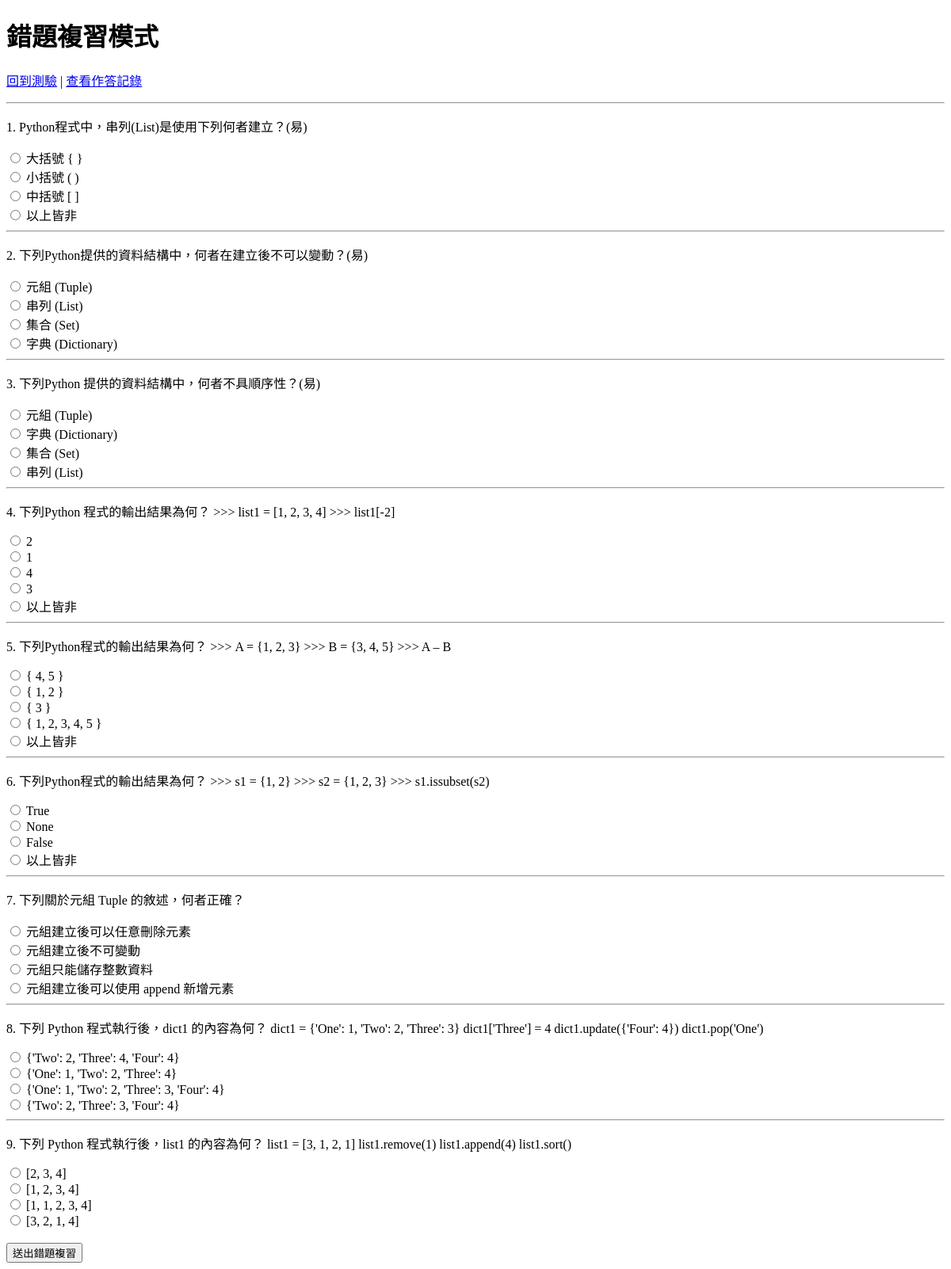
/wrong-review/ (signed in), run on an earlier commit of the app's database.
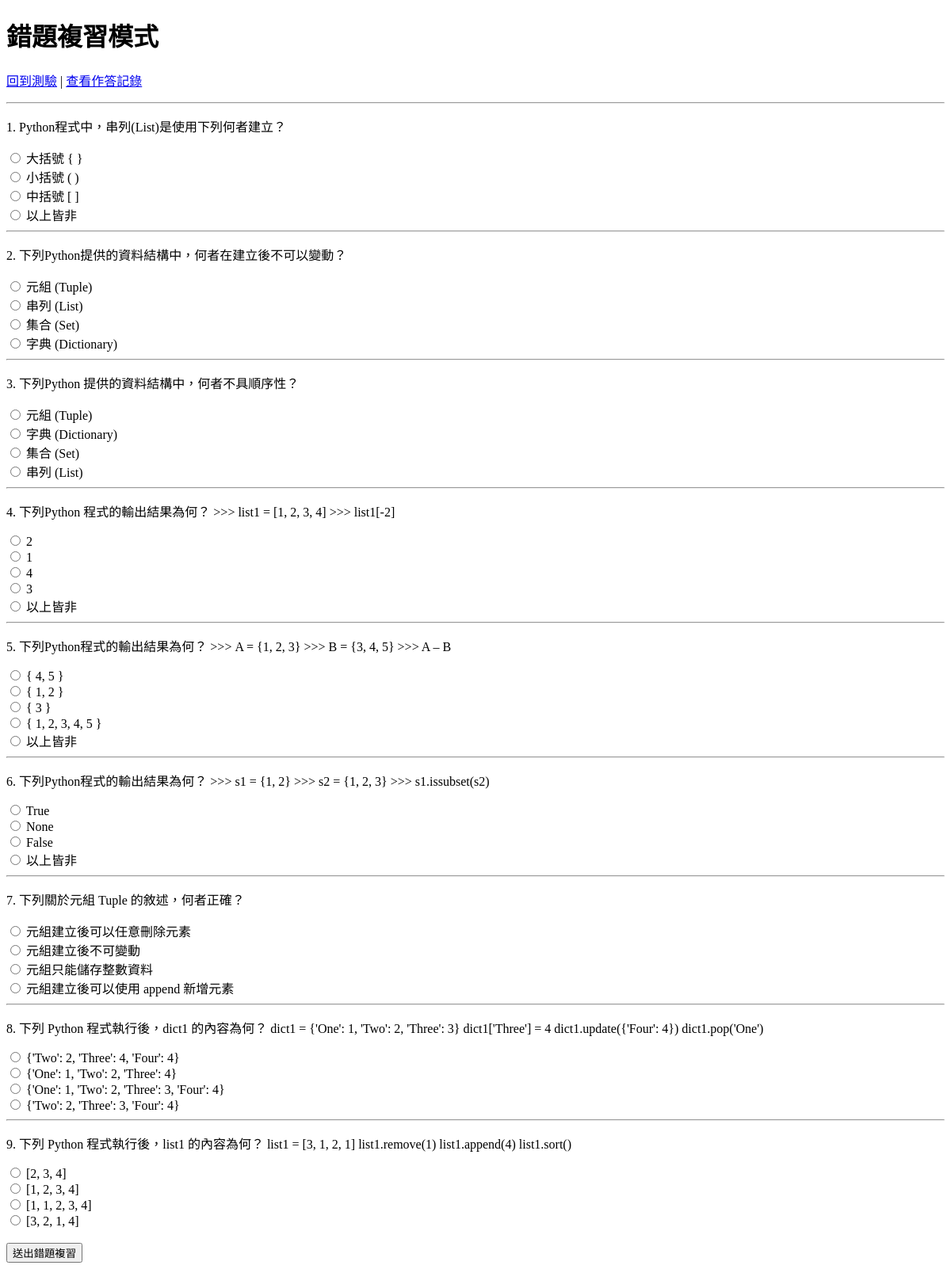
And on a later commit of the database.
### quiz/models.py (models this page shows, shortened)
class Question(models.Model):
    DIFFICULTY_CHOICES = [
        ('easy', '易'),
        ('medium', '中'),
        ('hard', '難'),
    ]
    chapter = models.CharField(max_length=100, verbose_name='章節')
    text = models.TextField(verbose_name='題目內容')
    explanation = models.TextField(blank=True, verbose_name='詳解')
    difficulty = models.CharField(
        max_length=10,
        choices=DIFFICULTY_CHOICES,
        default='medium',
        verbose_name='難易度'
    )

### quiz/views.py (the view, shortened to what this page needs)
# urls.py: path('wrong-review/', views.wrong_review, name='wrong_review'),
def wrong_review(request):
    current_attempt_id = request.session.get('current_attempt_id')
    if not current_attempt_id:
        return render(request, 'quiz/wrong_review.html', {
            'question_data': [],
            'question_ids': '',
        })
    wrong_records = AnswerRecord.objects.filter(
        attempt_id=current_attempt_id,
        is_correct=False
    )
    wrong_question_ids = wrong_records.values_list('question_id', flat=True)
    questions = list(Question.objects.filter(id__in=wrong_question_ids))
    question_data = make_question_data(questions)
    question_ids = ','.join(str(q.id) for q in questions)
    return render(request, 'quiz/wrong_review.html', {
        'question_data': question_data,
        'question_ids': question_ids,
    })

### quiz/views.py (called while the page is built)
def make_question_data(questions):
    question_data = []
    for question in questions:
        choices = list(question.choices.all())
        none_choices = [c for c in choices if c.text.strip() == '以上皆非']
        normal_choices = [c for c in choices if c.text.strip() != '以上皆非']
        random.shuffle(normal_choices)
        choices = normal_choices + none_choices
        question_data.append({
            'question': question,
            'choices': choices,
        })
    return question_data

### quiz/templates/quiz/wrong_review.html (shortened to what this page needs)
<!DOCTYPE html>
<html lang="zh-Hant">
<head>
</head>
<body>
    <h1>錯題複習模式</h1>
    <p>
        <a href="{% url 'quiz' %}">回到測驗</a> |
        <a href="{% url 'answer_records' %}">查看作答記錄</a>
    </p>
    {% if question_data %}
        <form method="post">
            {% for item in question_data %}
                <hr>
                <p>{{ forloop.counter }}. {{ item.question.text }}</p>
                {% for choice in item.choices %}
                    <label>
                        <input type="radio" name="question_{{ item.question.id }}" value="{{ choice.id }}">
                        {{ choice.text }}
                    </label>
                    <br>
                {% endfor %}
            {% endfor %}
            <br>
            <button type="submit">送出錯題複習</button>
        </form>
    {% else %}
        <p>目前沒有錯題可以複習。</p>
        <p>請先完成一次測驗，答錯的題目會出現在這裡。</p>
    {% endif %}
</body>
</html>

What changed in the data, as far as the page shows it:
changed Question: question.text "Python程式中，串列(List)是使用下列何者建立？(易)" → "Python程式中，串列(List)是使用下列何者建立？"
changed Question: question.text "下列Python提供的資料結構中，何者在建立後不可以變動？(易)" → "下列Python提供的資料結構中，何者在建立後不可以變動？"
changed Question: question.text "下列Python 提供的資料結構中，何者不具順序性？(易)" → "下列Python 提供的資料結構中，何者不具順序性？"
